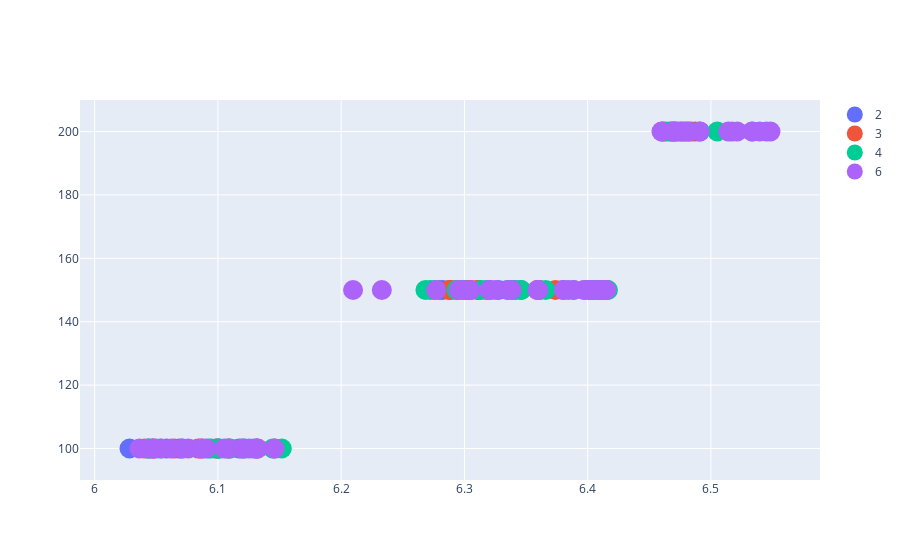

Notebook cell for this chart:
### Code cell
results.results_dataframe_graph(facet='slice',att=['full', 'drop', 'lag', 'activation', 'slice'],count=True, threshold=6)

### Figure 1 — Plotly figure (JSON) as saved in the notebook; plotly's stock layout.template omitted (floating-point values rounded to 4 significant figures)
{"data": [{"marker": {"size": 20}, "mode": "markers", "name": "2", "text": ["full:[1024, 512, 256]-drop:0.3-lag:18-activation:['elu', 0.2]-slice:2-slice:2", "full:[1024, 512]-drop:0.05-lag:24-activation:['elu', 0.2]-slice:2-slice:2", "full:[1024, 512]-drop:0.2-lag:12-activation:['elu', 0.2]-slice:2-slice:2", "full:[1024]-drop:0.4-lag:24-activation:['elu', 0.2]-slice:2-slice:2", "full:[2048, 1024]-drop:0.1-lag:18-activation:['elu', 0.2]-slice:2-slice:2", "full:[256, 128, 64]-drop:0.0-lag:12-activation:['elu', 0.2]-slice:2-slice:2", "full:[256]-drop:0.05-lag:6-activation:['elu', 0.2]-slice:2-slice:2", "full:[256]-drop:0.4-lag:6-activation:['elu', 0.2]-slice:2-slice:2", "full:[512, 256, 128]-drop:0.05-lag:6-activation:['elu', 0.2]-slice:2-slice:2", "full:[512, 256, 128]-drop:0.1-lag:6-activation:['elu', 0.2]-slice:2-slice:2", "full:[512, 256, 128]-drop:0.2-lag:6-activation:['elu', 0.2]-slice:2-slice:2", "full:[1024, 512, 256]-drop:0.0-lag:12-activation:['elu', 0.3]-slice:2-slice:2", "full:[1024, 512]-drop:0.3-lag:12-activation:['elu', 0.3]-slice:2-slice:2", "full:[1024]-drop:0.0-lag:18-activation:['elu', 0.3]-slice:2-slice:2", "full:[2048, 1024, 512]-drop:0.5-lag:18-activation:['elu', 0.3]-slice:2-slice:2", "full:[2048, 1024]-drop:0.05-lag:6-activation:['elu', 0.3]-slice:2-slice:2", "full:[2048, 1024]-drop:0.1-lag:18-activation:['elu', 0.3]-slice:2-slice:2", "full:[2048]-drop:0.3-lag:6-activation:['elu', 0.3]-slice:2-slice:2", "full:[256, 128, 64]-drop:0.1-lag:12-activation:['elu', 0.3]-slice:2-slice:2", "full:[256, 128, 64]-drop:0.4-lag:12-activation:['elu', 0.3]-slice:2-slice:2", "full:[256, 128]-drop:0.0-lag:18-activation:['elu', 0.3]-slice:2-slice:2", "full:[256, 128]-drop:0.5-lag:24-activation:['elu', 0.3]-slice:2-slice:2", "full:[256, 128]-drop:0.6-lag:24-activation:['elu', 0.3]-slice:2-slice:2", "full:[512, 256, 128]-drop:0.0-lag:6-activation:['elu', 0.3]-slice:2-slice:2", "full:[512, 256, 128]-drop:0.05-lag:6-activation:['elu', 0.3]-slice:2-slice:2", "full:[512, 256, 128]-drop:0.4-lag:6-activation:['elu', 0.3]-slice:2-slice:2", "full:[512, 256, 128]-drop:0.5-lag:24-activation:['elu', 0.3]-slice:2-slice:2", "full:[512, 256]-drop:0.3-lag:18-activation:['elu', 0.3]-slice:2-slice:2", "full:[512]-drop:0.3-lag:6-activation:['elu', 0.3]-slice:2-slice:2", "full:[1024, 512, 256]-drop:0.0-lag:6-activation:['elu', 0.4]-slice:2-slice:2", "full:[1024, 512, 256]-drop:0.6-lag:12-activation:['elu', 0.4]-slice:2-slice:2", "full:[1024, 512]-drop:0.5-lag:18-activation:['elu', 0.4]-slice:2-slice:2", "full:[1024]-drop:0.0-lag:24-activation:['elu', 0.4]-slice:2-slice:2", "full:[1024]-drop:0.05-lag:18-activation:['elu', 0.4]-slice:2-slice:2", "full:[1024]-drop:0.2-lag:6-activation:['elu', 0.4]-slice:2-slice:2", "full:[1024]-drop:0.5-lag:24-activation:['elu', 0.4]-slice:2-slice:2", "full:[2048, 1024, 512]-drop:0.3-lag:6-activation:['elu', 0.4]-slice:2-slice:2", "full:[2048]-drop:0.4-lag:6-activation:['elu', 0.4]-slice:2-slice:2", "full:[256, 128, 64]-drop:0.0-lag:12-activation:['elu', 0.4]-slice:2-slice:2", "full:[256, 128]-drop:0.1-lag:24-activation:['elu', 0.4]-slice:2-slice:2", "full:[256, 128]-drop:0.2-lag:6-activation:['elu', 0.4]-slice:2-slice:2", "full:[256]-drop:0.2-lag:24-activation:['elu', 0.4]-slice:2-slice:2", "full:[256]-drop:0.6-lag:12-activation:['elu', 0.4]-slice:2-slice:2", "full:[512, 256, 128]-drop:0.1-lag:24-activation:['elu', 0.4]-slice:2-slice:2", "full:[512, 256]-drop:0.1-lag:18-activation:['elu', 0.4]-slice:2-slice:2", "full:[512]-drop:0.05-lag:12-activation:['elu', 0.4]-slice:2-slice:2", "full:[512]-drop:0.4-lag:18-activation:['elu', 0.4]-slice:2-slice:2", "full:[2048, 1024, 512]-drop:0.5-lag:18-activation:['leaky', 0.2]-slice:2-slice:2", "full:[2048]-drop:0.2-lag:18-activation:['leaky', 0.2]-slice:2-slice:2", "full:[2048]-drop:0.4-lag:24-activation:['leaky', 0.2]-slice:2-slice:2", "full:[256, 128, 64]-drop:0.0-lag:12-activation:['leaky', 0.2]-slice:2-slice:2", "full:[256, 128, 64]-drop:0.2-lag:12-activation:['leaky', 0.2]-slice:2-slice:2", "full:[256, 128]-drop:0.6-lag:12-activation:['leaky', 0.2]-slice:2-slice:2", "full:[512, 256, 128]-drop:0.05-lag:24-activation:['leaky', 0.2]-slice:2-slice:2", "full:[512, 256, 128]-drop:0.3-lag:24-activation:['leaky', 0.2]-slice:2-slice:2", "full:[512, 256]-drop:0.2-lag:18-activation:['leaky', 0.2]-slice:2-slice:2", "full:[512]-drop:0.1-lag:6-activation:['leaky', 0.2]-slice:2-slice:2", "full:[512]-drop:0.3-lag:24-activation:['leaky', 0.2]-slice:2-slice:2", "full:[1024, 512, 256]-drop:0.1-lag:6-activation:relu-slice:2-slice:2", "full:[1024, 512, 256]-drop:0.2-lag:24-activation:relu-slice:2-slice:2", "full:[1024, 512, 256]-drop:0.2-lag:6-activation:relu-slice:2-slice:2", "full:[1024, 512, 256]-drop:0.3-lag:6-activation:relu-slice:2-slice:2", "full:[1024]-drop:0.05-lag:6-activation:relu-slice:2-slice:2", "full:[2048, 1024]-drop:0.5-lag:12-activation:relu-slice:2-slice:2", "full:[2048]-drop:0.05-lag:18-activation:relu-slice:2-slice:2", "full:[2048]-drop:0.4-lag:12-activation:relu-slice:2-slice:2", "full:[256, 128, 64]-drop:0.5-lag:12-activation:relu-slice:2-slice:2", "full:[256]-drop:0.0-lag:12-activation:relu-slice:2-slice:2", "full:[512, 256, 128]-drop:0.0-lag:6-activation:relu-slice:2-slice:2", "full:[512, 256, 128]-drop:0.05-lag:6-activation:relu-slice:2-slice:2", "full:[512, 256, 128]-drop:0.1-lag:6-activation:relu-slice:2-slice:2", "full:[512, 256]-drop:0.2-lag:6-activation:relu-slice:2-slice:2", "full:[512]-drop:0.2-lag:6-activation:relu-slice:2-slice:2"], "type": "scatter", "x": [6.294, 6.479, 6.401, 6.319, 6.328, 6.071, 6.121, 6.487, 6.469, 6.346, 6.028, 6.312, 6.058, 6.047, 6.117, 6.288, 6.05, 6.069, 6.405, 6.341, 6.131, 6.101, 6.099, 6.283, 6.491, 6.462, 6.38, 6.28], "y": [150, 200, 150, 150, 150, 100, 100, 200, 200, 150, 100, 150, 100, 100, 100, 150, 100, 100, 150, 150, 100, 100, 100, 150, 200, 200, 150, 150]}, {"marker": {"size": 20}, "mode": "markers", "name": "3", "text": ["full:[1024, 512, 256]-drop:0.05-lag:12-activation:['elu', 0.2]-slice:3-slice:3", "full:[1024, 512]-drop:0.6-lag:6-activation:['elu', 0.2]-slice:3-slice:3", "full:[1024]-drop:0.05-lag:6-activation:['elu', 0.2]-slice:3-slice:3", "full:[2048, 1024, 512]-drop:0.05-lag:24-activation:['elu', 0.2]-slice:3-slice:3", "full:[256, 128, 64]-drop:0.4-lag:12-activation:['elu', 0.2]-slice:3-slice:3", "full:[512, 256, 128]-drop:0.0-lag:18-activation:['elu', 0.2]-slice:3-slice:3", "full:[512, 256, 128]-drop:0.05-lag:6-activation:['elu', 0.2]-slice:3-slice:3", "full:[512, 256, 128]-drop:0.1-lag:18-activation:['elu', 0.2]-slice:3-slice:3", "full:[512, 256]-drop:0.2-lag:18-activation:['elu', 0.2]-slice:3-slice:3", "full:[512]-drop:0.2-lag:24-activation:['elu', 0.2]-slice:3-slice:3", "full:[512]-drop:0.6-lag:6-activation:['elu', 0.2]-slice:3-slice:3", "full:[1024, 512, 256]-drop:0.0-lag:6-activation:['elu', 0.3]-slice:3-slice:3", "full:[1024, 512, 256]-drop:0.05-lag:24-activation:['elu', 0.3]-slice:3-slice:3", "full:[1024, 512, 256]-drop:0.1-lag:18-activation:['elu', 0.3]-slice:3-slice:3", "full:[1024, 512]-drop:0.5-lag:12-activation:['elu', 0.3]-slice:3-slice:3", "full:[1024]-drop:0.3-lag:24-activation:['elu', 0.3]-slice:3-slice:3", "full:[2048, 1024, 512]-drop:0.0-lag:6-activation:['elu', 0.3]-slice:3-slice:3", "full:[2048, 1024]-drop:0.0-lag:12-activation:['elu', 0.3]-slice:3-slice:3", "full:[2048, 1024]-drop:0.0-lag:24-activation:['elu', 0.3]-slice:3-slice:3", "full:[256, 128, 64]-drop:0.05-lag:24-activation:['elu', 0.3]-slice:3-slice:3", "full:[256, 128, 64]-drop:0.6-lag:12-activation:['elu', 0.3]-slice:3-slice:3", "full:[256, 128, 64]-drop:0.6-lag:18-activation:['elu', 0.3]-slice:3-slice:3", "full:[256, 128, 64]-drop:0.6-lag:24-activation:['elu', 0.3]-slice:3-slice:3", "full:[256, 128]-drop:0.1-lag:18-activation:['elu', 0.3]-slice:3-slice:3", "full:[256, 128]-drop:0.2-lag:12-activation:['elu', 0.3]-slice:3-slice:3", "full:[512, 256, 128]-drop:0.3-lag:6-activation:['elu', 0.3]-slice:3-slice:3", "full:[512, 256, 128]-drop:0.6-lag:12-activation:['elu', 0.3]-slice:3-slice:3", "full:[512, 256]-drop:0.0-lag:6-activation:['elu', 0.3]-slice:3-slice:3", "full:[512]-drop:0.5-lag:24-activation:['elu', 0.3]-slice:3-slice:3", "full:[1024, 512, 256]-drop:0.2-lag:12-activation:['elu', 0.4]-slice:3-slice:3", "full:[2048, 1024, 512]-drop:0.2-lag:18-activation:['elu', 0.4]-slice:3-slice:3", "full:[2048, 1024, 512]-drop:0.3-lag:6-activation:['elu', 0.4]-slice:3-slice:3", "full:[2048, 1024]-drop:0.0-lag:12-activation:['elu', 0.4]-slice:3-slice:3", "full:[2048, 1024]-drop:0.1-lag:24-activation:['elu', 0.4]-slice:3-slice:3", "full:[2048]-drop:0.05-lag:12-activation:['elu', 0.4]-slice:3-slice:3", "full:[2048]-drop:0.5-lag:12-activation:['elu', 0.4]-slice:3-slice:3", "full:[256, 128, 64]-drop:0.0-lag:12-activation:['elu', 0.4]-slice:3-slice:3", "full:[256, 128, 64]-drop:0.5-lag:6-activation:['elu', 0.4]-slice:3-slice:3", "full:[512, 256, 128]-drop:0.0-lag:24-activation:['elu', 0.4]-slice:3-slice:3", "full:[512, 256, 128]-drop:0.0-lag:6-activation:['elu', 0.4]-slice:3-slice:3", "full:[512, 256, 128]-drop:0.4-lag:6-activation:['elu', 0.4]-slice:3-slice:3", "full:[512, 256, 128]-drop:0.6-lag:12-activation:['elu', 0.4]-slice:3-slice:3", "full:[512]-drop:0.3-lag:18-activation:['elu', 0.4]-slice:3-slice:3", "full:[512]-drop:0.4-lag:6-activation:['elu', 0.4]-slice:3-slice:3", "full:[1024, 512, 256]-drop:0.3-lag:18-activation:['leaky', 0.2]-slice:3-slice:3", "full:[1024]-drop:0.0-lag:18-activation:['leaky', 0.2]-slice:3-slice:3", "full:[1024]-drop:0.3-lag:12-activation:['leaky', 0.2]-slice:3-slice:3", "full:[1024]-drop:0.6-lag:18-activation:['leaky', 0.2]-slice:3-slice:3", "full:[2048, 1024]-drop:0.3-lag:18-activation:['leaky', 0.2]-slice:3-slice:3", "full:[256, 128, 64]-drop:0.2-lag:6-activation:['leaky', 0.2]-slice:3-slice:3", "full:[256, 128]-drop:0.0-lag:18-activation:['leaky', 0.2]-slice:3-slice:3", "full:[256, 128]-drop:0.0-lag:24-activation:['leaky', 0.2]-slice:3-slice:3", "full:[512, 256, 128]-drop:0.05-lag:6-activation:['leaky', 0.2]-slice:3-slice:3", "full:[512, 256]-drop:0.6-lag:18-activation:['leaky', 0.2]-slice:3-slice:3", "full:[512]-drop:0.05-lag:18-activation:['leaky', 0.2]-slice:3-slice:3", "full:[512]-drop:0.4-lag:18-activation:['leaky', 0.2]-slice:3-slice:3", "full:[1024, 512, 256]-drop:0.3-lag:6-activation:relu-slice:3-slice:3", "full:[1024, 512, 256]-drop:0.5-lag:6-activation:relu-slice:3-slice:3", "full:[1024]-drop:0.2-lag:24-activation:relu-slice:3-slice:3", "full:[2048, 1024, 512]-drop:0.05-lag:18-activation:relu-slice:3-slice:3", "full:[2048, 1024, 512]-drop:0.1-lag:18-activation:relu-slice:3-slice:3", "full:[2048, 1024, 512]-drop:0.1-lag:24-activation:relu-slice:3-slice:3", "full:[2048, 1024, 512]-drop:0.4-lag:24-activation:relu-slice:3-slice:3", "full:[2048, 1024]-drop:0.05-lag:12-activation:relu-slice:3-slice:3", "full:[256, 128, 64]-drop:0.1-lag:12-activation:relu-slice:3-slice:3", "full:[256, 128, 64]-drop:0.2-lag:18-activation:relu-slice:3-slice:3", "full:[256, 128, 64]-drop:0.2-lag:24-activation:relu-slice:3-slice:3", "full:[256, 128]-drop:0.05-lag:18-activation:relu-slice:3-slice:3", "full:[256, 128]-drop:0.4-lag:6-activation:relu-slice:3-slice:3", "full:[256, 128]-drop:0.5-lag:24-activation:relu-slice:3-slice:3", "full:[256]-drop:0.1-lag:6-activation:relu-slice:3-slice:3", "full:[256]-drop:0.3-lag:18-activation:relu-slice:3-slice:3", "full:[512, 256, 128]-drop:0.0-lag:6-activation:relu-slice:3-slice:3", "full:[512, 256, 128]-drop:0.05-lag:18-activation:relu-slice:3-slice:3", "full:[512, 256, 128]-drop:0.05-lag:6-activation:relu-slice:3-slice:3", "full:[512, 256, 128]-drop:0.1-lag:6-activation:relu-slice:3-slice:3", "full:[512, 256]-drop:0.0-lag:6-activation:relu-slice:3-slice:3", "full:[512, 256]-drop:0.3-lag:12-activation:relu-slice:3-slice:3", "full:[512, 256]-drop:0.6-lag:18-activation:relu-slice:3-slice:3", "full:[512]-drop:0.3-lag:18-activation:relu-slice:3-slice:3"], "type": "scatter", "x": [6.411, 6.047, 6.361, 6.478, 6.311, 6.087, 6.475, 6.099, 6.303, 6.306, 6.109, 6.36, 6.311, 6.084, 6.287, 6.132, 6.467, 6.065, 6.46, 6.289, 6.295, 6.146, 6.04, 6.484, 6.302, 6.416, 6.374, 6.359], "y": [150, 100, 150, 200, 150, 100, 200, 100, 150, 150, 100, 150, 150, 100, 150, 100, 200, 100, 200, 150, 150, 100, 100, 200, 150, 150, 150, 150]}, {"marker": {"size": 20}, "mode": "markers", "name": "4", "text": ["full:[2048, 1024, 512]-drop:0.05-lag:12-activation:['elu', 0.2]-slice:4-slice:4", "full:[2048, 1024]-drop:0.0-lag:18-activation:['elu', 0.2]-slice:4-slice:4", "full:[2048, 1024]-drop:0.4-lag:24-activation:['elu', 0.2]-slice:4-slice:4", "full:[2048, 1024]-drop:0.4-lag:6-activation:['elu', 0.2]-slice:4-slice:4", "full:[256, 128]-drop:0.05-lag:18-activation:['elu', 0.2]-slice:4-slice:4", "full:[256]-drop:0.4-lag:24-activation:['elu', 0.2]-slice:4-slice:4", "full:[512, 256, 128]-drop:0.0-lag:12-activation:['elu', 0.2]-slice:4-slice:4", "full:[512, 256, 128]-drop:0.05-lag:12-activation:['elu', 0.2]-slice:4-slice:4", "full:[512, 256, 128]-drop:0.05-lag:6-activation:['elu', 0.2]-slice:4-slice:4", "full:[512]-drop:0.1-lag:24-activation:['elu', 0.2]-slice:4-slice:4", "full:[512]-drop:0.6-lag:18-activation:['elu', 0.2]-slice:4-slice:4", "full:[1024, 512, 256]-drop:0.2-lag:24-activation:['elu', 0.3]-slice:4-slice:4", "full:[1024, 512, 256]-drop:0.6-lag:24-activation:['elu', 0.3]-slice:4-slice:4", "full:[2048, 1024]-drop:0.6-lag:12-activation:['elu', 0.3]-slice:4-slice:4", "full:[256, 128]-drop:0.5-lag:24-activation:['elu', 0.3]-slice:4-slice:4", "full:[256]-drop:0.0-lag:24-activation:['elu', 0.3]-slice:4-slice:4", "full:[512, 256, 128]-drop:0.0-lag:12-activation:['elu', 0.3]-slice:4-slice:4", "full:[512, 256, 128]-drop:0.05-lag:6-activation:['elu', 0.3]-slice:4-slice:4", "full:[512, 256, 128]-drop:0.2-lag:18-activation:['elu', 0.3]-slice:4-slice:4", "full:[1024, 512, 256]-drop:0.0-lag:6-activation:['elu', 0.4]-slice:4-slice:4", "full:[1024, 512]-drop:0.5-lag:6-activation:['elu', 0.4]-slice:4-slice:4", "full:[1024]-drop:0.3-lag:18-activation:['elu', 0.4]-slice:4-slice:4", "full:[1024]-drop:0.3-lag:24-activation:['elu', 0.4]-slice:4-slice:4", "full:[1024]-drop:0.4-lag:12-activation:['elu', 0.4]-slice:4-slice:4", "full:[1024]-drop:0.5-lag:12-activation:['elu', 0.4]-slice:4-slice:4", "full:[2048, 1024, 512]-drop:0.4-lag:6-activation:['elu', 0.4]-slice:4-slice:4", "full:[2048, 1024]-drop:0.2-lag:12-activation:['elu', 0.4]-slice:4-slice:4", "full:[2048]-drop:0.2-lag:6-activation:['elu', 0.4]-slice:4-slice:4", "full:[256, 128, 64]-drop:0.5-lag:18-activation:['elu', 0.4]-slice:4-slice:4", "full:[512, 256, 128]-drop:0.2-lag:18-activation:['elu', 0.4]-slice:4-slice:4", "full:[512, 256, 128]-drop:0.6-lag:24-activation:['elu', 0.4]-slice:4-slice:4", "full:[512]-drop:0.2-lag:6-activation:['elu', 0.4]-slice:4-slice:4", "full:[512]-drop:0.5-lag:18-activation:['elu', 0.4]-slice:4-slice:4", "full:[512]-drop:0.6-lag:12-activation:['elu', 0.4]-slice:4-slice:4", "full:[512]-drop:0.6-lag:24-activation:['elu', 0.4]-slice:4-slice:4", "full:[1024, 512, 256]-drop:0.0-lag:12-activation:['leaky', 0.2]-slice:4-slice:4", "full:[1024, 512, 256]-drop:0.0-lag:6-activation:['leaky', 0.2]-slice:4-slice:4", "full:[1024, 512, 256]-drop:0.3-lag:24-activation:['leaky', 0.2]-slice:4-slice:4", "full:[1024, 512, 256]-drop:0.4-lag:24-activation:['leaky', 0.2]-slice:4-slice:4", "full:[1024, 512]-drop:0.0-lag:6-activation:['leaky', 0.2]-slice:4-slice:4", "full:[1024, 512]-drop:0.2-lag:6-activation:['leaky', 0.2]-slice:4-slice:4", "full:[2048, 1024, 512]-drop:0.2-lag:6-activation:['leaky', 0.2]-slice:4-slice:4", "full:[2048, 1024]-drop:0.1-lag:12-activation:['leaky', 0.2]-slice:4-slice:4", "full:[2048, 1024]-drop:0.2-lag:24-activation:['leaky', 0.2]-slice:4-slice:4", "full:[2048, 1024]-drop:0.3-lag:6-activation:['leaky', 0.2]-slice:4-slice:4", "full:[2048]-drop:0.05-lag:6-activation:['leaky', 0.2]-slice:4-slice:4", "full:[2048]-drop:0.6-lag:12-activation:['leaky', 0.2]-slice:4-slice:4", "full:[256, 128]-drop:0.1-lag:12-activation:['leaky', 0.2]-slice:4-slice:4", "full:[256, 128]-drop:0.1-lag:18-activation:['leaky', 0.2]-slice:4-slice:4", "full:[256, 128]-drop:0.5-lag:18-activation:['leaky', 0.2]-slice:4-slice:4", "full:[512, 256, 128]-drop:0.05-lag:6-activation:['leaky', 0.2]-slice:4-slice:4", "full:[512, 256, 128]-drop:0.1-lag:18-activation:['leaky', 0.2]-slice:4-slice:4", "full:[512, 256, 128]-drop:0.1-lag:24-activation:['leaky', 0.2]-slice:4-slice:4", "full:[512, 256]-drop:0.05-lag:18-activation:['leaky', 0.2]-slice:4-slice:4", "full:[512, 256]-drop:0.1-lag:18-activation:['leaky', 0.2]-slice:4-slice:4", "full:[1024, 512, 256]-drop:0.0-lag:24-activation:relu-slice:4-slice:4", "full:[1024, 512]-drop:0.1-lag:6-activation:relu-slice:4-slice:4", "full:[2048, 1024, 512]-drop:0.1-lag:24-activation:relu-slice:4-slice:4", "full:[2048, 1024, 512]-drop:0.2-lag:24-activation:relu-slice:4-slice:4", "full:[2048, 1024]-drop:0.6-lag:6-activation:relu-slice:4-slice:4", "full:[2048]-drop:0.0-lag:18-activation:relu-slice:4-slice:4", "full:[2048]-drop:0.1-lag:6-activation:relu-slice:4-slice:4", "full:[2048]-drop:0.4-lag:12-activation:relu-slice:4-slice:4", "full:[256, 128]-drop:0.4-lag:6-activation:relu-slice:4-slice:4", "full:[512, 256, 128]-drop:0.05-lag:12-activation:relu-slice:4-slice:4", "full:[512, 256, 128]-drop:0.05-lag:6-activation:relu-slice:4-slice:4", "full:[512, 256, 128]-drop:0.1-lag:12-activation:relu-slice:4-slice:4", "full:[512, 256, 128]-drop:0.1-lag:6-activation:relu-slice:4-slice:4", "full:[512, 256]-drop:0.5-lag:24-activation:relu-slice:4-slice:4", "full:[512, 256]-drop:0.6-lag:6-activation:relu-slice:4-slice:4"], "type": "scatter", "x": [6.366, 6.415, 6.416, 6.468, 6.101, 6.481, 6.464, 6.152, 6.415, 6.053, 6.095, 6.043, 6.275, 6.472, 6.505, 6.335, 6.299, 6.317, 6.107, 6.093, 6.406, 6.313, 6.11, 6.268, 6.144, 6.3, 6.346, 6.101, 6.043, 6.122, 6.272, 6.294, 6.388, 6.401, 6.339, 6.361], "y": [150, 150, 150, 200, 100, 200, 200, 100, 150, 100, 100, 100, 150, 200, 200, 150, 150, 150, 100, 100, 150, 150, 100, 150, 100, 150, 150, 100, 100, 100, 150, 150, 150, 150, 150, 150]}, {"marker": {"size": 20}, "mode": "markers", "name": "6", "text": ["full:[1024, 512, 256]-drop:0.0-lag:12-activation:['elu', 0.2]-slice:6-slice:6", "full:[1024, 512, 256]-drop:0.0-lag:6-activation:['elu', 0.2]-slice:6-slice:6", "full:[1024, 512, 256]-drop:0.3-lag:24-activation:['elu', 0.2]-slice:6-slice:6", "full:[1024, 512, 256]-drop:0.4-lag:18-activation:['elu', 0.2]-slice:6-slice:6", "full:[1024, 512]-drop:0.3-lag:24-activation:['elu', 0.2]-slice:6-slice:6", "full:[1024, 512]-drop:0.6-lag:12-activation:['elu', 0.2]-slice:6-slice:6", "full:[1024]-drop:0.4-lag:24-activation:['elu', 0.2]-slice:6-slice:6", "full:[2048, 1024, 512]-drop:0.2-lag:6-activation:['elu', 0.2]-slice:6-slice:6", "full:[2048, 1024, 512]-drop:0.6-lag:18-activation:['elu', 0.2]-slice:6-slice:6", "full:[2048, 1024, 512]-drop:0.6-lag:24-activation:['elu', 0.2]-slice:6-slice:6", "full:[2048, 1024]-drop:0.5-lag:12-activation:['elu', 0.2]-slice:6-slice:6", "full:[2048]-drop:0.6-lag:12-activation:['elu', 0.2]-slice:6-slice:6", "full:[256, 128, 64]-drop:0.0-lag:6-activation:['elu', 0.2]-slice:6-slice:6", "full:[256, 128]-drop:0.6-lag:6-activation:['elu', 0.2]-slice:6-slice:6", "full:[256]-drop:0.1-lag:24-activation:['elu', 0.2]-slice:6-slice:6", "full:[256]-drop:0.5-lag:18-activation:['elu', 0.2]-slice:6-slice:6", "full:[512, 256, 128]-drop:0.0-lag:12-activation:['elu', 0.2]-slice:6-slice:6", "full:[512, 256, 128]-drop:0.0-lag:6-activation:['elu', 0.2]-slice:6-slice:6", "full:[512, 256, 128]-drop:0.2-lag:12-activation:['elu', 0.2]-slice:6-slice:6", "full:[512, 256, 128]-drop:0.2-lag:6-activation:['elu', 0.2]-slice:6-slice:6", "full:[512, 256, 128]-drop:0.4-lag:6-activation:['elu', 0.2]-slice:6-slice:6", "full:[512, 256, 128]-drop:0.6-lag:12-activation:['elu', 0.2]-slice:6-slice:6", "full:[512, 256]-drop:0.2-lag:24-activation:['elu', 0.2]-slice:6-slice:6", "full:[512, 256]-drop:0.6-lag:12-activation:['elu', 0.2]-slice:6-slice:6", "full:[512, 256]-drop:0.6-lag:24-activation:['elu', 0.2]-slice:6-slice:6", "full:[512]-drop:0.0-lag:6-activation:['elu', 0.2]-slice:6-slice:6", "full:[512]-drop:0.1-lag:18-activation:['elu', 0.2]-slice:6-slice:6", "full:[1024, 512, 256]-drop:0.0-lag:12-activation:['elu', 0.3]-slice:6-slice:6", "full:[1024, 512, 256]-drop:0.0-lag:6-activation:['elu', 0.3]-slice:6-slice:6", "full:[1024, 512, 256]-drop:0.2-lag:12-activation:['elu', 0.3]-slice:6-slice:6", "full:[1024, 512]-drop:0.2-lag:6-activation:['elu', 0.3]-slice:6-slice:6", "full:[1024, 512]-drop:0.4-lag:24-activation:['elu', 0.3]-slice:6-slice:6", "full:[1024]-drop:0.3-lag:6-activation:['elu', 0.3]-slice:6-slice:6", "full:[2048, 1024, 512]-drop:0.2-lag:24-activation:['elu', 0.3]-slice:6-slice:6", "full:[2048, 1024, 512]-drop:0.2-lag:6-activation:['elu', 0.3]-slice:6-slice:6", "full:[2048, 1024]-drop:0.1-lag:6-activation:['elu', 0.3]-slice:6-slice:6", "full:[256, 128, 64]-drop:0.0-lag:24-activation:['elu', 0.3]-slice:6-slice:6", "full:[256, 128, 64]-drop:0.3-lag:6-activation:['elu', 0.3]-slice:6-slice:6", "full:[256, 128, 64]-drop:0.5-lag:18-activation:['elu', 0.3]-slice:6-slice:6", "full:[256, 128, 64]-drop:0.6-lag:6-activation:['elu', 0.3]-slice:6-slice:6", "full:[256, 128]-drop:0.5-lag:6-activation:['elu', 0.3]-slice:6-slice:6", "full:[256]-drop:0.4-lag:12-activation:['elu', 0.3]-slice:6-slice:6", "full:[512, 256, 128]-drop:0.0-lag:12-activation:['elu', 0.3]-slice:6-slice:6", "full:[512, 256, 128]-drop:0.0-lag:6-activation:['elu', 0.3]-slice:6-slice:6", "full:[512, 256, 128]-drop:0.05-lag:6-activation:['elu', 0.3]-slice:6-slice:6", "full:[512, 256, 128]-drop:0.1-lag:6-activation:['elu', 0.3]-slice:6-slice:6", "full:[512, 256, 128]-drop:0.2-lag:12-activation:['elu', 0.3]-slice:6-slice:6", "full:[512, 256]-drop:0.0-lag:24-activation:['elu', 0.3]-slice:6-slice:6", "full:[512, 256]-drop:0.6-lag:24-activation:['elu', 0.3]-slice:6-slice:6", "full:[512]-drop:0.1-lag:6-activation:['elu', 0.3]-slice:6-slice:6", "full:[512]-drop:0.3-lag:6-activation:['elu', 0.3]-slice:6-slice:6", "full:[1024, 512, 256]-drop:0.0-lag:12-activation:['elu', 0.4]-slice:6-slice:6", "full:[1024, 512, 256]-drop:0.0-lag:24-activation:['elu', 0.4]-slice:6-slice:6", "full:[1024, 512, 256]-drop:0.2-lag:6-activation:['elu', 0.4]-slice:6-slice:6", "full:[1024, 512]-drop:0.4-lag:6-activation:['elu', 0.4]-slice:6-slice:6", "full:[1024]-drop:0.2-lag:24-activation:['elu', 0.4]-slice:6-slice:6", "full:[1024]-drop:0.5-lag:12-activation:['elu', 0.4]-slice:6-slice:6", "full:[1024]-drop:0.6-lag:12-activation:['elu', 0.4]-slice:6-slice:6", "full:[1024]-drop:0.6-lag:6-activation:['elu', 0.4]-slice:6-slice:6", "full:[2048, 1024, 512]-drop:0.6-lag:24-activation:['elu', 0.4]-slice:6-slice:6", "full:[2048, 1024]-drop:0.05-lag:6-activation:['elu', 0.4]-slice:6-slice:6", "full:[2048]-drop:0.1-lag:24-activation:['elu', 0.4]-slice:6-slice:6", "full:[256, 128, 64]-drop:0.05-lag:12-activation:['elu', 0.4]-slice:6-slice:6", "full:[256, 128, 64]-drop:0.3-lag:24-activation:['elu', 0.4]-slice:6-slice:6", "full:[256, 128, 64]-drop:0.5-lag:6-activation:['elu', 0.4]-slice:6-slice:6", "full:[256, 128]-drop:0.1-lag:24-activation:['elu', 0.4]-slice:6-slice:6", "full:[256, 128]-drop:0.2-lag:24-activation:['elu', 0.4]-slice:6-slice:6", "full:[256, 128]-drop:0.4-lag:12-activation:['elu', 0.4]-slice:6-slice:6", "full:[256, 128]-drop:0.5-lag:6-activation:['elu', 0.4]-slice:6-slice:6", "full:[256, 128]-drop:0.6-lag:6-activation:['elu', 0.4]-slice:6-slice:6", "full:[256]-drop:0.3-lag:12-activation:['elu', 0.4]-slice:6-slice:6", "full:[256]-drop:0.5-lag:24-activation:['elu', 0.4]-slice:6-slice:6", "full:[512, 256, 128]-drop:0.0-lag:12-activation:['elu', 0.4]-slice:6-slice:6", "full:[512, 256, 128]-drop:0.0-lag:6-activation:['elu', 0.4]-slice:6-slice:6", "full:[512, 256, 128]-drop:0.05-lag:6-activation:['elu', 0.4]-slice:6-slice:6", "full:[512, 256, 128]-drop:0.6-lag:18-activation:['elu', 0.4]-slice:6-slice:6", "full:[512, 256]-drop:0.1-lag:24-activation:['elu', 0.4]-slice:6-slice:6", "full:[512, 256]-drop:0.4-lag:12-activation:['elu', 0.4]-slice:6-slice:6", "full:[512]-drop:0.2-lag:24-activation:['elu', 0.4]-slice:6-slice:6", "full:[1024, 512, 256]-drop:0.0-lag:12-activation:['leaky', 0.2]-slice:6-slice:6", "full:[1024, 512, 256]-drop:0.0-lag:24-activation:['leaky', 0.2]-slice:6-slice:6", "full:[1024, 512, 256]-drop:0.0-lag:6-activation:['leaky', 0.2]-slice:6-slice:6", "full:[1024, 512, 256]-drop:0.2-lag:6-activation:['leaky', 0.2]-slice:6-slice:6", "full:[1024, 512, 256]-drop:0.3-lag:24-activation:['leaky', 0.2]-slice:6-slice:6", "full:[1024, 512]-drop:0.0-lag:18-activation:['leaky', 0.2]-slice:6-slice:6", "full:[1024, 512]-drop:0.05-lag:6-activation:['leaky', 0.2]-slice:6-slice:6", "full:[1024]-drop:0.1-lag:18-activation:['leaky', 0.2]-slice:6-slice:6", "full:[1024]-drop:0.3-lag:6-activation:['leaky', 0.2]-slice:6-slice:6", "full:[1024]-drop:0.4-lag:12-activation:['leaky', 0.2]-slice:6-slice:6", "full:[1024]-drop:0.6-lag:12-activation:['leaky', 0.2]-slice:6-slice:6", "full:[2048, 1024, 512]-drop:0.4-lag:12-activation:['leaky', 0.2]-slice:6-slice:6", "full:[2048, 1024]-drop:0.4-lag:6-activation:['leaky', 0.2]-slice:6-slice:6", "full:[2048]-drop:0.05-lag:6-activation:['leaky', 0.2]-slice:6-slice:6", "full:[256, 128, 64]-drop:0.1-lag:24-activation:['leaky', 0.2]-slice:6-slice:6", "full:[256, 128, 64]-drop:0.2-lag:12-activation:['leaky', 0.2]-slice:6-slice:6", "full:[256]-drop:0.4-lag:12-activation:['leaky', 0.2]-slice:6-slice:6", "full:[512, 256, 128]-drop:0.0-lag:6-activation:['leaky', 0.2]-slice:6-slice:6", "full:[512, 256, 128]-drop:0.05-lag:6-activation:['leaky', 0.2]-slice:6-slice:6", "full:[512, 256, 128]-drop:0.2-lag:6-activation:['leaky', 0.2]-slice:6-slice:6", "full:[512, 256, 128]-drop:0.3-lag:12-activation:['leaky', 0.2]-slice:6-slice:6", "full:[512, 256]-drop:0.1-lag:12-activation:['leaky', 0.2]-slice:6-slice:6", "full:[512, 256]-drop:0.5-lag:18-activation:['leaky', 0.2]-slice:6-slice:6", "full:[512, 256]-drop:0.6-lag:24-activation:['leaky', 0.2]-slice:6-slice:6", "full:[512]-drop:0.05-lag:24-activation:['leaky', 0.2]-slice:6-slice:6", "full:[1024, 512, 256]-drop:0.0-lag:12-activation:relu-slice:6-slice:6", "full:[1024, 512, 256]-drop:0.0-lag:6-activation:relu-slice:6-slice:6", "full:[1024, 512, 256]-drop:0.5-lag:24-activation:relu-slice:6-slice:6", "full:[1024, 512]-drop:0.0-lag:18-activation:relu-slice:6-slice:6", "full:[1024, 512]-drop:0.05-lag:18-activation:relu-slice:6-slice:6", "full:[2048, 1024, 512]-drop:0.4-lag:12-activation:relu-slice:6-slice:6", "full:[2048, 1024]-drop:0.2-lag:6-activation:relu-slice:6-slice:6", "full:[256, 128, 64]-drop:0.05-lag:18-activation:relu-slice:6-slice:6", "full:[256, 128]-drop:0.1-lag:6-activation:relu-slice:6-slice:6", "full:[256, 128]-drop:0.5-lag:6-activation:relu-slice:6-slice:6", "full:[256, 128]-drop:0.6-lag:12-activation:relu-slice:6-slice:6", "full:[256]-drop:0.3-lag:18-activation:relu-slice:6-slice:6", "full:[512, 256, 128]-drop:0.0-lag:12-activation:relu-slice:6-slice:6", "full:[512, 256, 128]-drop:0.0-lag:6-activation:relu-slice:6-slice:6", "full:[512, 256, 128]-drop:0.05-lag:6-activation:relu-slice:6-slice:6", "full:[512, 256, 128]-drop:0.1-lag:6-activation:relu-slice:6-slice:6", "full:[512, 256, 128]-drop:0.2-lag:12-activation:relu-slice:6-slice:6", "full:[512, 256, 128]-drop:0.2-lag:6-activation:relu-slice:6-slice:6", "full:[512, 256]-drop:0.5-lag:12-activation:relu-slice:6-slice:6", "full:[512]-drop:0.1-lag:12-activation:relu-slice:6-slice:6", "full:[512]-drop:0.2-lag:18-activation:relu-slice:6-slice:6", "full:[512]-drop:0.5-lag:18-activation:relu-slice:6-slice:6", "full:[512]-drop:0.6-lag:18-activation:relu-slice:6-slice:6"], "type": "scatter", "x": [6.545, 6.548, 6.062, 6.036, 6.409, 6.129, 6.088, 6.476, 6.472, 6.295, 6.3, 6.517, 6.534, 6.46, 6.335, 6.054, 6.36, 6.044, 6.482, 6.47, 6.403, 6.384, 6.322, 6.076, 6.491, 6.305, 6.397, 6.119, 6.091, 6.47, 6.41, 6.397, 6.086, 6.514, 6.326, 6.533, 6.411, 6.131, 6.359, 6.048, 6.071, 6.109, 6.415, 6.389, 6.277, 6.32, 6.54, 6.521, 6.125, 6.105, 6.146, 6.132, 6.403, 6.412, 6.381, 6.338, 6.21, 6.233], "y": [200, 200, 100, 100, 150, 100, 100, 200, 200, 150, 150, 200, 200, 200, 150, 100, 150, 100, 200, 200, 150, 150, 150, 100, 200, 150, 150, 100, 100, 200, 150, 150, 100, 200, 150, 200, 150, 100, 150, 100, 100, 100, 150, 150, 150, 150, 200, 200, 100, 100, 100, 100, 150, 150, 150, 150, 150, 150]}], "layout": {}}
